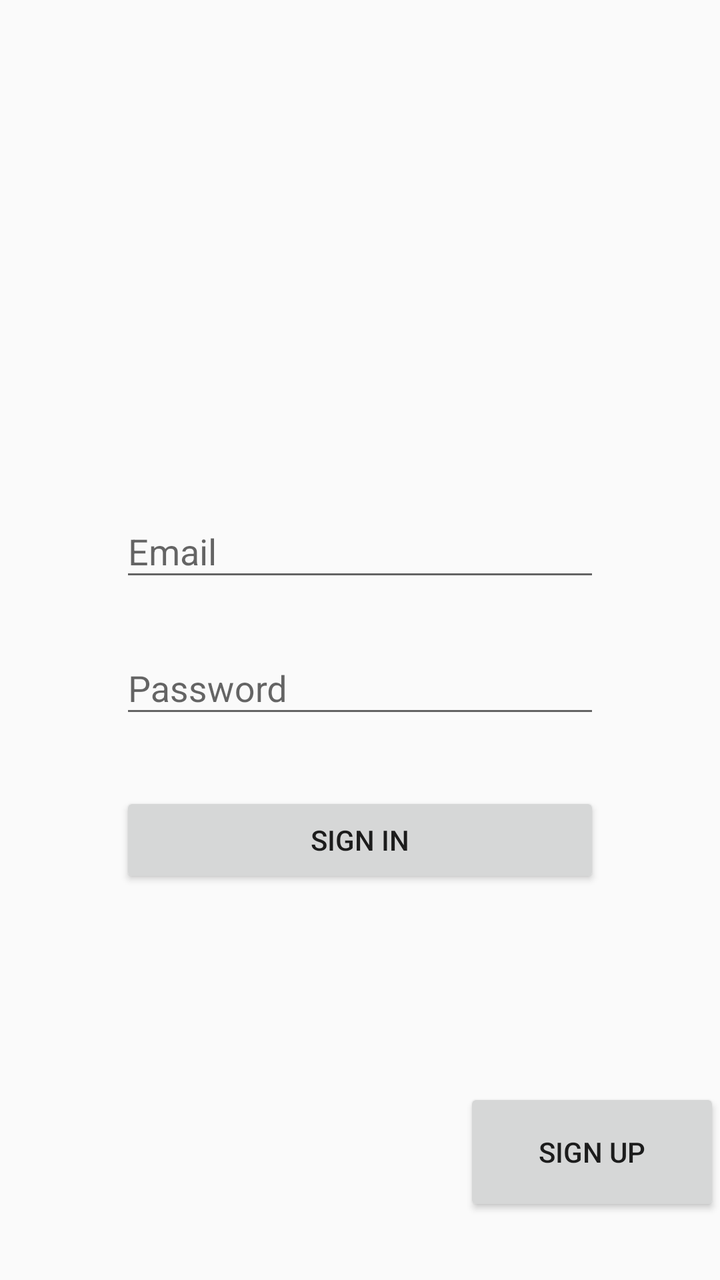
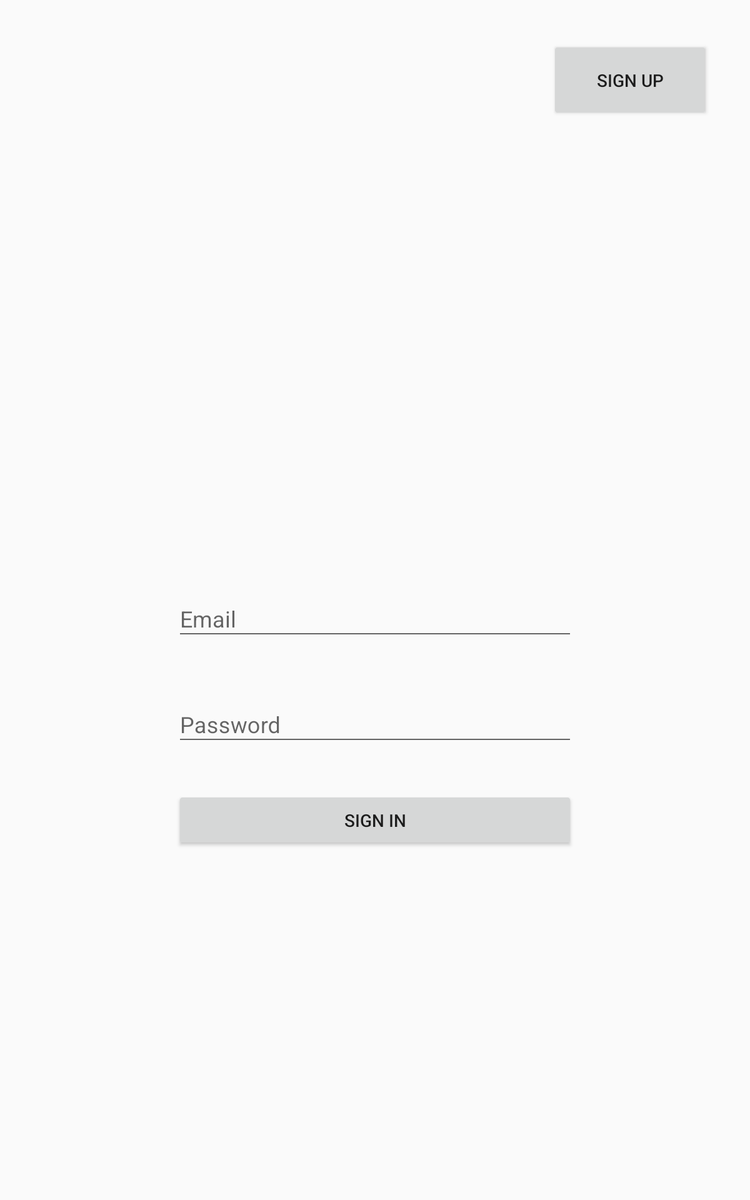

The same Android screen from two of the app's own layout files: first res/layout/ as a phone draws it, then the author's variant for another configuration, drawn on a device whose configuration selects that folder. Both files follow.
<!-- AndroidManifest.xml: application theme AppTheme -->
<!-- res/layout/fragment_sign_in.xml -->
<?xml version="1.0" encoding="utf-8"?>
<android.support.constraint.ConstraintLayout xmlns:android = "http://schemas.android.com/apk/res/android"
	xmlns:app = "http://schemas.android.com/apk/res-auto"
	xmlns:tools = "http://schemas.android.com/tools"
	android:id = "@+id/sign_in_layout"
	android:layout_width = "match_parent"
	android:layout_height = "match_parent"
	tools:context = ".auth.SignInFragment">

	<android.support.constraint.Guideline
		android:id = "@+id/horizontal_middle_guideline"
		android:layout_width = "wrap_content"
		android:layout_height = "wrap_content"
		android:orientation = "horizontal"
		app:layout_constraintGuide_percent = "0.5" />

	<android.support.constraint.Guideline
		android:id = "@+id/vertical_middle_guideline"
		android:layout_width = "wrap_content"
		android:layout_height = "wrap_content"
		android:orientation = "vertical"
		app:layout_constraintGuide_percent = "0.5" />

	<ImageView
		android:id = "@+id/logotype"
		android:layout_width = "wrap_content"
		android:layout_height = "wrap_content"
		android:layout_marginStart = "8dp"
		android:layout_marginTop = "8dp"
		android:layout_marginEnd = "8dp"
		android:layout_marginBottom = "8dp"
		android:contentDescription = "@string/content_description_logotype"
		app:layout_constraintBottom_toTopOf = "@+id/email_field_layout"
		app:layout_constraintEnd_toEndOf = "@+id/password_recovery_button"
		app:layout_constraintStart_toStartOf = "@+id/password_recovery_button"
		app:layout_constraintTop_toTopOf = "parent" />

	<android.support.constraint.Barrier
		android:id = "@+id/logotype_barrier"
		android:layout_width = "0dp"
		android:layout_height = "0dp"
		app:barrierDirection = "bottom"
		app:constraint_referenced_ids = "logotype"
		app:layout_constraintBottom_toBottomOf = "parent"
		app:layout_constraintEnd_toEndOf = "parent"
		app:layout_constraintStart_toStartOf = "parent"
		app:layout_constraintTop_toTopOf = "parent" />

	<android.support.design.widget.TextInputLayout
		android:id = "@+id/email_field_layout"
		android:layout_width = "240dp"
		android:layout_height = "wrap_content"
		android:layout_marginStart = "16dp"
		android:layout_marginEnd = "16dp"
		android:layout_marginBottom = "16dp"
		app:layout_constraintBottom_toTopOf = "@+id/password_field_layout"
		app:layout_constraintEnd_toEndOf = "parent"
		app:layout_constraintStart_toStartOf = "parent">

		<android.support.design.widget.TextInputEditText
			android:id = "@+id/email_field"
			android:layout_width = "match_parent"
			android:layout_height = "wrap_content"
			android:hint = "@string/email_field"
			android:inputType = "textEmailAddress"
			android:singleLine = "true" />

	</android.support.design.widget.TextInputLayout>

	<android.support.design.widget.TextInputLayout
		android:id = "@+id/password_field_layout"
		android:layout_width = "0dp"
		android:layout_height = "wrap_content"
		android:layout_marginBottom = "32dp"
		app:layout_constraintBottom_toTopOf = "@+id/sign_in_button"
		app:layout_constraintEnd_toEndOf = "@+id/email_field_layout"
		app:layout_constraintStart_toStartOf = "@+id/email_field_layout">

		<android.support.design.widget.TextInputEditText
			android:id = "@+id/password_field"
			android:layout_width = "match_parent"
			android:layout_height = "wrap_content"
			android:hint = "@string/password_field"
			android:imeOptions = "actionDone"
			android:inputType = "textPassword"
			android:singleLine = "true" />

	</android.support.design.widget.TextInputLayout>

	<Button
		android:id = "@+id/password_recovery_button"
		style = "@style/Widget.AppCompat.Button.Borderless"
		android:layout_width = "0dp"
		android:layout_height = "wrap_content"
		android:layout_marginTop = "8dp"
		android:text = "@string/password_recovery_button"
		android:visibility = "gone"
		app:layout_constraintEnd_toEndOf = "@+id/sign_in_button"
		app:layout_constraintStart_toStartOf = "@+id/sign_in_button"
		app:layout_constraintTop_toBottomOf = "@+id/sign_in_button" />

	<Button
		android:id = "@+id/sign_in_button"
		android:layout_width = "0dp"
		android:layout_height = "wrap_content"
		android:layout_marginBottom = "196dp"
		android:text = "@string/sign_in_button"
		app:layout_constraintBottom_toBottomOf = "parent"
		app:layout_constraintEnd_toEndOf = "@+id/password_field_layout"
		app:layout_constraintStart_toStartOf = "@+id/password_field_layout" />

	<android.support.constraint.Barrier
		android:id = "@+id/recover_password_button_barrier"
		android:layout_width = "wrap_content"
		android:layout_height = "wrap_content"
		app:barrierDirection = "bottom"
		app:constraint_referenced_ids = "password_recovery_button"
		app:layout_constraintBottom_toBottomOf = "parent"
		app:layout_constraintEnd_toEndOf = "parent"
		app:layout_constraintStart_toStartOf = "parent"
		app:layout_constraintTop_toTopOf = "parent" />

	<Button
		android:id = "@+id/sign_up_button"
		android:layout_width = "128dp"
		android:layout_height = "64dp"
		android:layout_marginBottom = "32dp"
		android:text = "@string/sign_up_button"
		app:layout_constraintBottom_toBottomOf = "parent"
		app:layout_constraintEnd_toEndOf = "parent" />


</android.support.constraint.ConstraintLayout>
<!-- resources referenced by this layout -->
<resources>
  <string name="content_description_logotype">ATA</string>
  <string name="email_field">Email</string>
  <string name="password_field">Password</string>
  <string name="password_recovery_button">Recover Password</string>
  <string name="sign_in_button">Sign In</string>
  <string name="sign_up_button">Sign Up</string>
  <style name="AppTheme" parent="Theme.AppCompat.Light.DarkActionBar">
  		
  		<item name="colorPrimary">@color/colorPrimary</item>
  		<item name="colorPrimaryDark">@color/colorPrimaryDark</item>
  		<item name="colorAccent">@color/colorAccent</item>
  	</style>
</resources>
<!-- res/layout-sw600dp-port/fragment_sign_in.xml (the author's variant of the layout above) -->
<!-- drawn on a 7-inch tablet held upright -->
<?xml version="1.0" encoding="utf-8"?>
<android.support.constraint.ConstraintLayout xmlns:android = "http://schemas.android.com/apk/res/android"
	xmlns:app = "http://schemas.android.com/apk/res-auto"
	xmlns:tools = "http://schemas.android.com/tools"
	android:id = "@+id/sign_in_layout"
	android:layout_width = "match_parent"
	android:layout_height = "match_parent"
	tools:context = ".auth.SignInFragment">

	<android.support.constraint.Guideline
		android:id = "@+id/horizontal_middle_guideline"
		android:layout_width = "wrap_content"
		android:layout_height = "wrap_content"
		android:orientation = "horizontal"
		app:layout_constraintGuide_percent = "0.5" />

	<android.support.constraint.Guideline
		android:id = "@+id/vertical_middle_guideline"
		android:layout_width = "wrap_content"
		android:layout_height = "wrap_content"
		android:orientation = "vertical"
		app:layout_constraintGuide_percent = "0.5" />

	<ImageView
		android:id = "@+id/logotype"
		android:layout_width = "128dp"
		android:layout_height = "128dp"
		android:layout_marginStart = "16dp"
		android:layout_marginTop = "16dp"
		android:layout_marginEnd = "16dp"
		android:layout_marginBottom = "16dp"
		android:contentDescription = "@string/content_description_logotype"
		app:layout_constraintBottom_toTopOf = "@+id/email_field_layout"
		app:layout_constraintEnd_toEndOf = "@+id/password_recovery_button"
		app:layout_constraintStart_toStartOf = "@+id/password_recovery_button"
		app:layout_constraintTop_toTopOf = "parent" />

	<android.support.constraint.Barrier
		android:id = "@+id/logotype_barrier"
		android:layout_width = "0dp"
		android:layout_height = "0dp"
		app:barrierDirection = "bottom"
		app:constraint_referenced_ids = "logotype"
		app:layout_constraintBottom_toBottomOf = "parent"
		app:layout_constraintEnd_toEndOf = "parent"
		app:layout_constraintStart_toStartOf = "parent"
		app:layout_constraintTop_toTopOf = "parent" />

	<android.support.design.widget.TextInputLayout
		android:id = "@+id/email_field_layout"
		android:layout_width = "320dp"
		android:layout_height = "wrap_content"
		android:layout_marginStart = "16dp"
		android:layout_marginEnd = "16dp"
		android:layout_marginBottom = "32dp"
		app:layout_constraintBottom_toTopOf = "@+id/password_field_layout"
		app:layout_constraintEnd_toEndOf = "parent"
		app:layout_constraintStart_toStartOf = "parent">

		<android.support.design.widget.TextInputEditText
			android:id = "@+id/email_field"
			android:layout_width = "match_parent"
			android:layout_height = "wrap_content"
			android:hint = "@string/email_field"
			android:inputType = "textEmailAddress"
			android:singleLine = "true" />

	</android.support.design.widget.TextInputLayout>

	<android.support.design.widget.TextInputLayout
		android:id = "@+id/password_field_layout"
		android:layout_width = "0dp"
		android:layout_height = "wrap_content"
		android:layout_marginBottom = "32dp"
		app:layout_constraintBottom_toTopOf = "@+id/sign_in_button"
		app:layout_constraintEnd_toEndOf = "@+id/email_field_layout"
		app:layout_constraintStart_toStartOf = "@+id/email_field_layout">

		<android.support.design.widget.TextInputEditText
			android:id = "@+id/password_field"
			android:layout_width = "match_parent"
			android:layout_height = "wrap_content"
			android:hint = "@string/password_field"
			android:imeOptions = "actionDone"
			android:inputType = "textPassword"
			android:singleLine = "true" />

	</android.support.design.widget.TextInputLayout>

	<Button
		android:id = "@+id/password_recovery_button"
		style = "@style/Widget.AppCompat.Button.Borderless"
		android:layout_width = "0dp"
		android:layout_height = "wrap_content"
		android:layout_marginTop = "8dp"
		android:text = "@string/password_recovery_button"
		android:visibility = "gone"
		app:layout_constraintEnd_toEndOf = "@+id/sign_in_button"
		app:layout_constraintStart_toStartOf = "@+id/sign_in_button"
		app:layout_constraintTop_toBottomOf = "@+id/sign_in_button" />

	<Button
		android:id = "@+id/sign_in_button"
		android:layout_width = "0dp"
		android:layout_height = "wrap_content"
		android:layout_marginTop = "16dp"
		android:layout_marginBottom = "144dp"
		android:text = "@string/sign_in_button"
		app:layout_constraintBottom_toBottomOf = "parent"
		app:layout_constraintEnd_toEndOf = "@+id/password_field_layout"
		app:layout_constraintStart_toStartOf = "@+id/password_field_layout"
		app:layout_constraintTop_toTopOf = "@+id/horizontal_middle_guideline" />

	<android.support.constraint.Barrier
		android:id = "@+id/recover_password_button_barrier"
		android:layout_width = "wrap_content"
		android:layout_height = "wrap_content"
		app:barrierDirection = "bottom"
		app:constraint_referenced_ids = "password_recovery_button"
		app:layout_constraintBottom_toBottomOf = "parent"
		app:layout_constraintEnd_toEndOf = "parent"
		app:layout_constraintStart_toStartOf = "parent"
		app:layout_constraintTop_toTopOf = "parent" />

	<Button
		android:id = "@+id/sign_up_button"
		android:layout_width = "128dp"
		android:layout_height = "64dp"
		android:layout_marginTop = "32dp"
		android:layout_marginEnd = "32dp"
		android:text = "@string/sign_up_button"
		app:layout_constraintEnd_toEndOf = "parent"
		app:layout_constraintTop_toTopOf = "parent" />


</android.support.constraint.ConstraintLayout>
